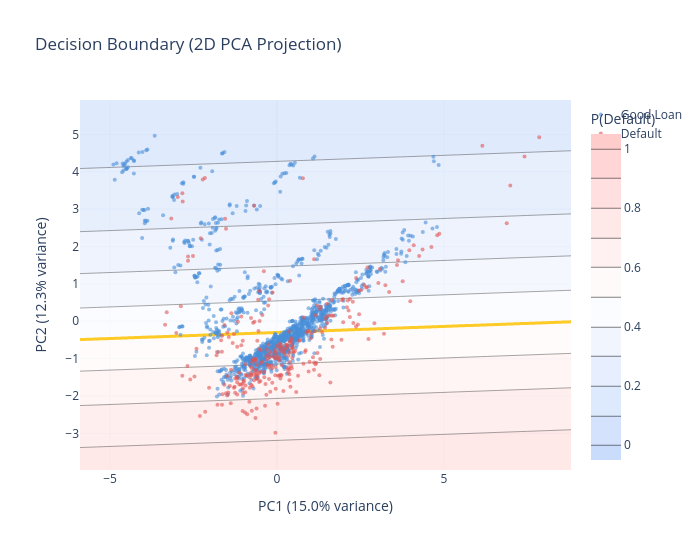

Notebook code for this chart:
### Markdown cell above
---
## 8. Decision Boundary (2D PCA Projection)

Logistic regression creates a linear decision boundary in feature space. Since we have many features, we project to 2D using PCA and visualize where the boundary falls.

### Code cell
from sklearn.decomposition import PCA

# Transform and reduce to 2D
X_train_transformed = prep_linear.fit_transform(X_train)
X_test_transformed = prep_linear.transform(X_test)

pca = PCA(n_components=2, random_state=RANDOM_STATE)
X_train_2d = pca.fit_transform(X_train_transformed)
X_test_2d = pca.transform(X_test_transformed)

# Train LR on 2D
lr_2d = LogisticRegression(class_weight="balanced", max_iter=2000,
                           random_state=RANDOM_STATE, solver="lbfgs")
lr_2d.fit(X_train_2d, y_train)

# Create mesh grid for decision boundary
h = 0.1
x_min, x_max = X_test_2d[:, 0].min() - 1, X_test_2d[:, 0].max() + 1
y_min, y_max = X_test_2d[:, 1].min() - 1, X_test_2d[:, 1].max() + 1
xx, yy = np.meshgrid(np.arange(x_min, x_max, h), np.arange(y_min, y_max, h))
Z = lr_2d.predict_proba(np.c_[xx.ravel(), yy.ravel()])[:, 1].reshape(xx.shape)

fig_db = go.Figure()

# Decision boundary contour
fig_db.add_trace(go.Contour(
    x=np.arange(x_min, x_max, h), y=np.arange(y_min, y_max, h), z=Z,
    colorscale=[[0, COLORS["ice"]], [0.5, COLORS["white"]], [1, "#ffcccc"]],
    contours=dict(start=0, end=1, size=0.1),
    showscale=True, colorbar=dict(title="P(Default)"),
    opacity=0.7,
))

# Test points
for label, color, name in [(0, COLORS["accent"], "Good Loan"), (1, COLORS["red"], "Default")]:
    mask = y_test == label
    fig_db.add_trace(go.Scatter(
        x=X_test_2d[mask, 0], y=X_test_2d[mask, 1],
        mode="markers", name=name,
        marker=dict(color=color, size=4, opacity=0.6),
    ))

# Decision boundary line
fig_db.add_trace(go.Contour(
    x=np.arange(x_min, x_max, h), y=np.arange(y_min, y_max, h), z=Z,
    contours=dict(start=0.5, end=0.5, size=0, coloring="lines"),
    line=dict(color=COLORS["navy"], width=3),
    showscale=False, name="Decision Boundary",
))

fig_db.update_layout(
    title="Decision Boundary (2D PCA Projection)",
    xaxis_title=f"PC1 ({pca.explained_variance_ratio_[0]:.1%} variance)",
    yaxis_title=f"PC2 ({pca.explained_variance_ratio_[1]:.1%} variance)",
    height=550, width=700,
)
fig_db.show()
save_chart(fig_db, MODEL_SLUG, "decision_boundary_2d")

### Figure 1 — Plotly figure (JSON) as saved in the notebook; plotly's stock layout.template omitted (floating-point values rounded to 4 significant figures; data arrays with more than 128 entries replaced by an {"elided": "..."} marker saying what was removed)
{"data": [{"colorbar": {"title": {"text": "P(Default)"}}, "colorscale": [[0, "#CADCFC"], [0.5, "#ffffff"], [1, "#ffcccc"]], "contours": {"end": 1, "size": 0.1, "start": 0}, "opacity": 0.7, "showscale": true, "type": "contour", "x": {"elided": "148 float values"}, "y": [-3.981, -3.881, -3.781, -3.681, -3.581, -3.481, -3.381, -3.281, -3.181, -3.081, -2.981, -2.881, -2.781, -2.681, -2.581, -2.481, -2.381, -2.281, -2.181, -2.081, -1.981, -1.881, -1.781, -1.681, -1.581, -1.481, -1.381, -1.281, -1.181, -1.081, -0.9811, -0.8811, -0.7811, -0.6811, -0.5811, -0.4811, -0.3811, -0.2811, -0.1811, -0.08114, 0.01886, 0.1189, 0.2189, 0.3189, 0.4189, 0.5189, 0.6189, 0.7189, 0.8189, 0.9189, 1.019, 1.119, 1.219, 1.319, 1.419, 1.519, 1.619, 1.719, 1.819, 1.919, 2.019, 2.119, 2.219, 2.319, 2.419, 2.519, 2.619, 2.719, 2.819, 2.919, 3.019, 3.119, 3.219, 3.319, 3.419, 3.519, 3.619, 3.719, 3.819, 3.919, 4.019, 4.119, 4.219, 4.319, 4.419, 4.519, 4.619, 4.719, 4.819, 4.919, 5.019, 5.119, 5.219, 5.319, 5.419, 5.519, 5.619, 5.719, 5.819, 5.919], "z": {"elided": "100x148 float values"}}, {"marker": {"color": "#4A90D9", "opacity": 0.6, "size": 4}, "mode": "markers", "name": "Good Loan", "type": "scatter", "x": {"elided": "1193 float values"}, "y": {"elided": "1193 float values"}}, {"marker": {"color": "#E15554", "opacity": 0.6, "size": 4}, "mode": "markers", "name": "Default", "type": "scatter", "x": {"elided": "297 float values"}, "y": {"elided": "297 float values"}}, {"contours": {"coloring": "lines", "end": 0.5, "size": 0, "start": 0.5}, "line": {"color": "#1E2761", "width": 3}, "name": "Decision Boundary", "showscale": false, "type": "contour", "x": {"elided": "148 float values"}, "y": [-3.981, -3.881, -3.781, -3.681, -3.581, -3.481, -3.381, -3.281, -3.181, -3.081, -2.981, -2.881, -2.781, -2.681, -2.581, -2.481, -2.381, -2.281, -2.181, -2.081, -1.981, -1.881, -1.781, -1.681, -1.581, -1.481, -1.381, -1.281, -1.181, -1.081, -0.9811, -0.8811, -0.7811, -0.6811, -0.5811, -0.4811, -0.3811, -0.2811, -0.1811, -0.08114, 0.01886, 0.1189, 0.2189, 0.3189, 0.4189, 0.5189, 0.6189, 0.7189, 0.8189, 0.9189, 1.019, 1.119, 1.219, 1.319, 1.419, 1.519, 1.619, 1.719, 1.819, 1.919, 2.019, 2.119, 2.219, 2.319, 2.419, 2.519, 2.619, 2.719, 2.819, 2.919, 3.019, 3.119, 3.219, 3.319, 3.419, 3.519, 3.619, 3.719, 3.819, 3.919, 4.019, 4.119, 4.219, 4.319, 4.419, 4.519, 4.619, 4.719, 4.819, 4.919, 5.019, 5.119, 5.219, 5.319, 5.419, 5.519, 5.619, 5.719, 5.819, 5.919], "z": {"elided": "100x148 float values"}}], "layout": {"height": 550, "title": {"text": "Decision Boundary (2D PCA Projection)"}, "width": 700, "xaxis": {"title": {"text": "PC1 (15.0% variance)"}}, "yaxis": {"title": {"text": "PC2 (12.3% variance)"}}}}
